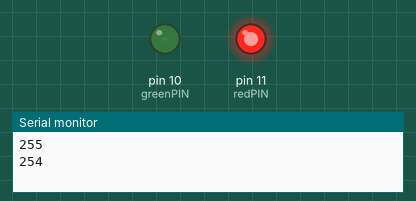
Bench run of a sketch on a simulated Arduino Uno, built with avr-gcc and run on an emulated ATmega328P. On the bench: output pins drawn as LEDs (lit = HIGH), the last lines printed to the serial monitor.

Above: at 0.05 s.
At 3.85 s:
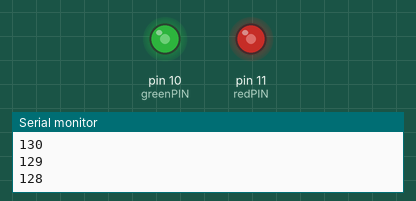
At 7.65 s:
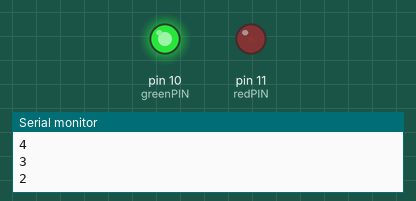
At 15.35 s:
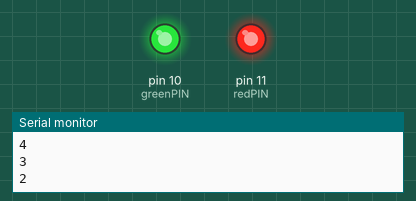
Timing chart, 0 to 20.0 s (numbered marks = the images above):
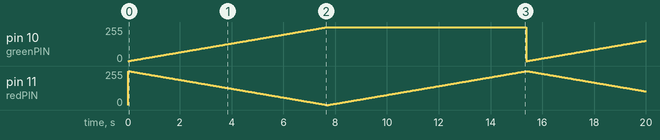

Measured:
- by itself, pin 10 (greenPIN): ramps from 0/255 to 254/255 and jumps back, once every 15.4 s

The sketch:

1.ino
```cpp
int redPIN = 11;     // Variable to store the pin number for the red LED
int greenPIN = 10;   // Variable to store the pin number for the green LED
int val = 0;         // Variable to store the current value

void setup() {
  pinMode(redPIN, OUTPUT);     // Set the red LED pin as output
  pinMode(greenPIN, OUTPUT);   // Set the green LED pin as output
  Serial.begin(9600);          // Initialize the serial communication at 9600 baud rate
}

void loop() {
  // Fade in the red LED and fade out the green LED
  for (val = 255; val > 0; val--) {    // Loop from 255 to 0
    analogWrite(redPIN, val);          // Set the brightness of the red LED
    analogWrite(greenPIN, 255 - val);  // Set the brightness of the green LED (opposite of red)
    Serial.println(val, DEC);          // Print the current value to the serial monitor
    delay(30);                         // Delay for 30 milliseconds
  }

  // Fade in the red LED and fade out the red LED
  for (val = 255; val > 0; val--) {    // Loop from 255 to 0
    analogWrite(redPIN, val);          // Set the brightness of the red LED
    analogWrite(redPIN, 255 - val);    // Set the brightness of the red LED (opposite of previous value)
    Serial.println(val, DEC);          // Print the current value to the serial monitor
    delay(30);                         // Delay for 30 milliseconds
  }
}
```
